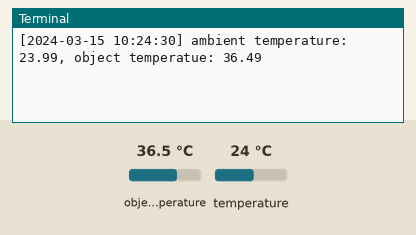
Recording of a program running on a simulated Raspberry Pi (BCM pin numbers). Parts: the last lines printed to the terminal. The inputs (shaded band) are chosen by the test bench; at power-on: object temperature 36.5 °C, temperature 24 °C. The clock reads 2024-03-15 10:24:30 at power-on unless the program sets it.

Above: at 1.2 s.
1.3 s: object temperature set to 20 °C
At 3.7 s:
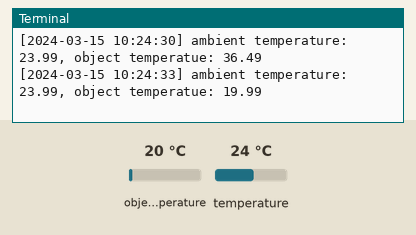
5.2 s: temperature set to 12 °C
At 7.3 s:
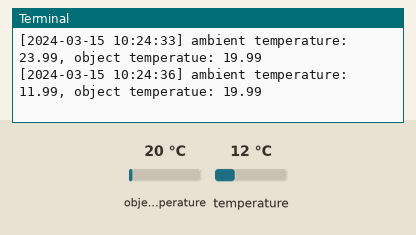
9.1 s: object temperature set to 26 °C
At 9.1 s:
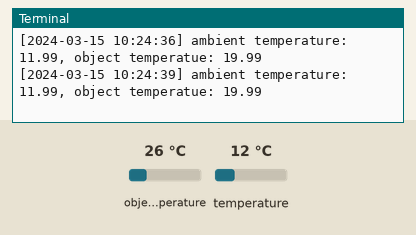
Timing chart, 0 to 12.1 s (numbered marks = the images above; inputs shaded):
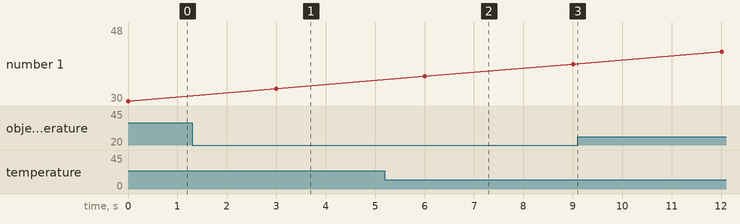

The program:

ir_thermometer.py
```python
import smbus
import time
import datetime

class MLX90614():
    MLX90614_TA=0x06
    MLX90614_TOBJ1=0x07
    MLX90614_TOBJ2=0x08

    def __init__(self, address=0x5a, bus_num=1):
        self.bus_num = bus_num
        self.address = address
        self.bus = smbus.SMBus(bus=bus_num)

    def read_reg(self, reg_addr):
        return self.bus.read_word_data(self.address, reg_addr)

    def data_to_temp(self, data):
        temp = (data*0.02) - 273.15
        return temp

    def get_amb_temp(self):
        data = self.read_reg(self.MLX90614_TA)
        return self.data_to_temp(data)

    def get_obj_temp(self):
        data = self.read_reg(self.MLX90614_TOBJ1)
        return self.data_to_temp(data)

if __name__ == "__main__":
    sensor = MLX90614()

    try:
        while True:
            curr_time = datetime.datetime.now().strftime('[%Y-%m-%d %H:%M:%S]')

            amb_temp = sensor.get_amb_temp()
            obj_temp = sensor.get_obj_temp()
            print("%s ambient temperature: %.2f, object temperatue: %.2f" %(curr_time, amb_temp, obj_temp))

            time.sleep(3)
    except KeyboardInterrupt:
        print("terminating...")
```

Measured:
- after the input at 1.3 s, the terminal: prints a new line after 1.7 s (image 1)
- after the input at 5.2 s, the terminal: prints a new line after 0.81 s (image 2)
